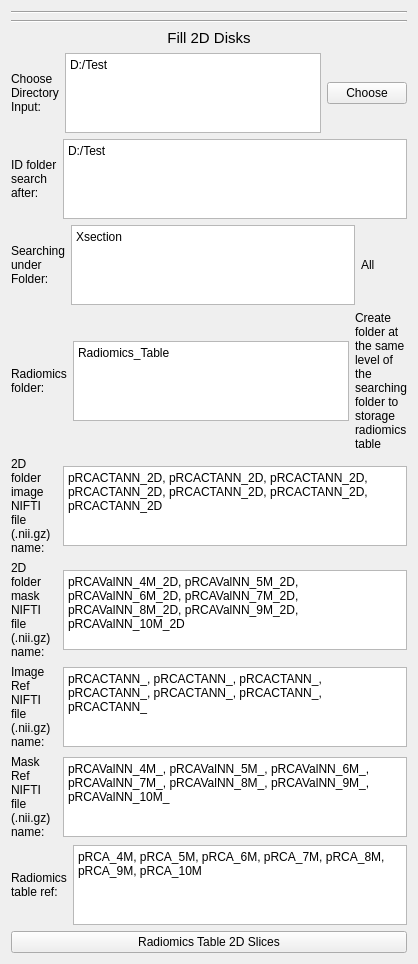
          <widget class="QWidget" name="tab_3">
           <attribute name="title">
            <string>Generate Rdiomics Table</string>
           </attribute>
           <layout class="QVBoxLayout" name="verticalLayout_4">
            <item>
             <layout class="QVBoxLayout" name="verticalLayout_LC_88">
              <item>
               <widget class="Line" name="line_E2S_5">
                <property name="orientation">
                 <enum>Qt::Horizontal</enum>
                </property>
               </widget>
              </item>
              <item>
               <widget class="Line" name="line_E2S_6">
                <property name="orientation">
                 <enum>Qt::Horizontal</enum>
                </property>
               </widget>
              </item>
              <item>
               <widget class="QLabel" name="label_963">
                <property name="font">
                 <font>
                  <family>Arial</family>
                  <pointsize>11</pointsize>
                  <weight>50</weight>
                  <bold>false</bold>
                 </font>
                </property>
                <property name="text">
                 <string>Fill 2D Disks</string>
                </property>
                <property name="alignment">
                 <set>Qt::AlignCenter</set>
                </property>
               </widget>
              </item>
              <item>
               <layout class="QHBoxLayout" name="horizontalLayout_FM1_102">
                <item>
                 <widget class="QLabel" name="label_964">
                  <property name="sizePolicy">
                   <sizepolicy hsizetype="Preferred" vsizetype="Preferred">
                    <horstretch>0</horstretch>
                    <verstretch>0</verstretch>
                   </sizepolicy>
                  </property>
                  <property name="minimumSize">
                   <size>
                    <width>46</width>
                    <height>0</height>
                   </size>
                  </property>
                  <property name="maximumSize">
                   <size>
                    <width>16777215</width>
                    <height>16777215</height>
                   </size>
                  </property>
                  <property name="text">
                   <string>Choose Directory Input:</string>
                  </property>
                  <property name="wordWrap">
                   <bool>true</bool>
                  </property>
                 </widget>
                </item>
                <item>
                 <widget class="QPlainTextEdit" name="loadDirPathRTTxt_E2SJZ">
                  <property name="enabled">
                   <bool>true</bool>
                  </property>
                  <property name="sizePolicy">
                   <sizepolicy hsizetype="Expanding" vsizetype="Expanding">
                    <horstretch>0</horstretch>
                    <verstretch>60</verstretch>
                   </sizepolicy>
                  </property>
                  <property name="minimumSize">
                   <size>
                    <width>0</width>
                    <height>0</height>
                   </size>
                  </property>
                  <property name="maximumSize">
                   <size>
                    <width>16777215</width>
                    <height>80</height>
                   </size>
                  </property>
                  <property name="baseSize">
                   <size>
                    <width>0</width>
                    <height>0</height>
                   </size>
                  </property>
                  <property name="plainText">
                   <string>D:/Test</string>
                  </property>
                 </widget>
                </item>
                <item>
                 <widget class="QPushButton" name="DirPathRTBtn_E2SJZ">
                  <property name="sizePolicy">
                   <sizepolicy hsizetype="Fixed" vsizetype="Fixed">
                    <horstretch>0</horstretch>
                    <verstretch>0</verstretch>
                   </sizepolicy>
                  </property>
                  <property name="text">
                   <string>Choose</string>
                  </property>
                 </widget>
                </item>
               </layout>
              </item>
              <item>
               <layout class="QHBoxLayout" name="horizontalLayout_118">
                <item>
                 <widget class="QLabel" name="label_421">
                  <property name="sizePolicy">
                   <sizepolicy hsizetype="Preferred" vsizetype="Preferred">
                    <horstretch>0</horstretch>
                    <verstretch>0</verstretch>
                   </sizepolicy>
                  </property>
                  <property name="minimumSize">
                   <size>
                    <width>46</width>
                    <height>0</height>
                   </size>
                  </property>
                  <property name="maximumSize">
                   <size>
                    <width>16777215</width>
                    <height>16777215</height>
                   </size>
                  </property>
                  <property name="text">
                   <string>ID folder search after:</string>
                  </property>
                  <property name="wordWrap">
                   <bool>true</bool>
                  </property>
                 </widget>
                </item>
                <item>
                 <widget class="QPlainTextEdit" name="IDstrRTTxt_E2SJZ">
                  <property name="enabled">
                   <bool>true</bool>
                  </property>
                  <property name="sizePolicy">
                   <sizepolicy hsizetype="Expanding" vsizetype="Expanding">
                    <horstretch>0</horstretch>
                    <verstretch>60</verstretch>
                   </sizepolicy>
                  </property>
                  <property name="minimumSize">
                   <size>
                    <width>0</width>
                    <height>0</height>
                   </size>
                  </property>
                  <property name="maximumSize">
                   <size>
                    <width>16777215</width>
                    <height>80</height>
                   </size>
                  </property>
                  <property name="baseSize">
                   <size>
                    <width>0</width>
                    <height>0</height>
                   </size>
                  </property>
                  <property name="plainText">
                   <string>D:/Test</string>
                  </property>
                 </widget>
                </item>
               </layout>
              </item>
              <item>
               <layout class="QHBoxLayout" name="horizontalLayout_FM1_103">
                <item>
                 <widget class="QLabel" name="label_965">
                  <property name="sizePolicy">
                   <sizepolicy hsizetype="Preferred" vsizetype="Preferred">
                    <horstretch>0</horstretch>
                    <verstretch>0</verstretch>
                   </sizepolicy>
                  </property>
                  <property name="minimumSize">
                   <size>
                    <width>46</width>
                    <height>0</height>
                   </size>
                  </property>
                  <property name="maximumSize">
                   <size>
                    <width>16777215</width>
                    <height>16777215</height>
                   </size>
                  </property>
                  <property name="text">
                   <string>Searching under Folder:</string>
                  </property>
                  <property name="wordWrap">
                   <bool>true</bool>
                  </property>
                 </widget>
                </item>
                <item>
                 <widget class="QPlainTextEdit" name="searchFolderStrsRTTxt_E2SJZ">
                  <property name="enabled">
                   <bool>true</bool>
                  </property>
                  <property name="sizePolicy">
                   <sizepolicy hsizetype="Expanding" vsizetype="Expanding">
                    <horstretch>0</horstretch>
                    <verstretch>60</verstretch>
                   </sizepolicy>
                  </property>
                  <property name="minimumSize">
                   <size>
                    <width>0</width>
                    <height>0</height>
                   </size>
                  </property>
                  <property name="maximumSize">
                   <size>
                    <width>16777215</width>
                    <height>80</height>
                   </size>
                  </property>
                  <property name="baseSize">
                   <size>
                    <width>0</width>
                    <height>0</height>
                   </size>
                  </property>
                  <property name="plainText">
                   <string>Xsection</string>
                  </property>
                 </widget>
                </item>
                <item>
                 <widget class="QLabel" name="label_423">
                  <property name="sizePolicy">
                   <sizepolicy hsizetype="Preferred" vsizetype="Preferred">
                    <horstretch>0</horstretch>
                    <verstretch>0</verstretch>
                   </sizepolicy>
                  </property>
                  <property name="minimumSize">
                   <size>
                    <width>46</width>
                    <height>0</height>
                   </size>
                  </property>
                  <property name="maximumSize">
                   <size>
                    <width>16777215</width>
                    <height>16777215</height>
                   </size>
                  </property>
                  <property name="text">
                   <string>All </string>
                  </property>
                  <property name="wordWrap">
                   <bool>true</bool>
                  </property>
                 </widget>
                </item>
               </layout>
              </item>
              <item>
               <layout class="QHBoxLayout" name="horizontalLayout_117">
                <item>
                 <widget class="QLabel" name="label_419">
                  <property name="sizePolicy">
                   <sizepolicy hsizetype="Preferred" vsizetype="Preferred">
                    <horstretch>0</horstretch>
                    <verstretch>0</verstretch>
                   </sizepolicy>
                  </property>
                  <property name="minimumSize">
                   <size>
                    <width>46</width>
                    <height>0</height>
                   </size>
                  </property>
                  <property name="maximumSize">
                   <size>
                    <width>16777215</width>
                    <height>16777215</height>
                   </size>
                  </property>
                  <property name="text">
                   <string>Radiomics folder:</string>
                  </property>
                  <property name="wordWrap">
                   <bool>true</bool>
                  </property>
                 </widget>
                </item>
                <item>
                 <widget class="QPlainTextEdit" name="radiomicsFolderStrRTTxt_E2SJZ">
                  <property name="enabled">
                   <bool>true</bool>
                  </property>
                  <property name="sizePolicy">
                   <sizepolicy hsizetype="Expanding" vsizetype="Expanding">
                    <horstretch>0</horstretch>
                    <verstretch>60</verstretch>
                   </sizepolicy>
                  </property>
                  <property name="minimumSize">
                   <size>
                    <width>0</width>
                    <height>0</height>
                   </size>
                  </property>
                  <property name="maximumSize">
                   <size>
                    <width>16777215</width>
                    <height>80</height>
                   </size>
                  </property>
                  <property name="baseSize">
                   <size>
                    <width>0</width>
                    <height>0</height>
                   </size>
                  </property>
                  <property name="plainText">
                   <string>Radiomics_Table</string>
                  </property>
                 </widget>
                </item>
                <item>
                 <widget class="QLabel" name="label_420">
                  <property name="sizePolicy">
                   <sizepolicy hsizetype="Preferred" vsizetype="Preferred">
                    <horstretch>0</horstretch>
                    <verstretch>0</verstretch>
                   </sizepolicy>
                  </property>
                  <property name="minimumSize">
                   <size>
                    <width>46</width>
                    <height>0</height>
                   </size>
                  </property>
                  <property name="maximumSize">
                   <size>
                    <width>16777215</width>
                    <height>16777215</height>
                   </size>
                  </property>
                  <property name="text">
                   <string>Create folder at the same level of the searching folder to storage radiomics table</string>
                  </property>
                  <property name="wordWrap">
                   <bool>true</bool>
                  </property>
                 </widget>
                </item>
               </layout>
              </item>
              <item>
               <layout class="QHBoxLayout" name="horizontalLayout_FM1_104">
                <item>
                 <widget class="QLabel" name="label_966">
                  <property name="sizePolicy">
                   <sizepolicy hsizetype="Preferred" vsizetype="Preferred">
                    <horstretch>0</horstretch>
                    <verstretch>0</verstretch>
                   </sizepolicy>
                  </property>
                  <property name="minimumSize">
                   <size>
                    <width>46</width>
                    <height>0</height>
                   </size>
                  </property>
                  <property name="maximumSize">
                   <size>
                    <width>16777215</width>
                    <height>16777215</height>
                   </size>
                  </property>
                  <property name="text">
                   <string>2D folder image NIFTI file (.nii.gz) name:</string>
                  </property>
                  <property name="wordWrap">
                   <bool>true</bool>
                  </property>
                 </widget>
                </item>
                <item>
                 <widget class="QPlainTextEdit" name="searchFolderReImgStrsRTTxt_E2SJZ">
                  <property name="enabled">
                   <bool>true</bool>
                  </property>
                  <property name="sizePolicy">
                   <sizepolicy hsizetype="Expanding" vsizetype="Expanding">
                    <horstretch>0</horstretch>
                    <verstretch>60</verstretch>
                   </sizepolicy>
                  </property>
                  <property name="minimumSize">
                   <size>
                    <width>0</width>
                    <height>0</height>
                   </size>
                  </property>
                  <property name="maximumSize">
                   <size>
                    <width>16777215</width>
                    <height>80</height>
                   </size>
                  </property>
                  <property name="baseSize">
                   <size>
                    <width>0</width>
                    <height>0</height>
                   </size>
                  </property>
                  <property name="plainText">
                   <string>pRCACTANN_2D, pRCACTANN_2D, pRCACTANN_2D, pRCACTANN_2D, pRCACTANN_2D, pRCACTANN_2D, pRCACTANN_2D</string>
                  </property>
                 </widget>
                </item>
               </layout>
              </item>
              <item>
               <layout class="QHBoxLayout" name="horizontalLayout_FM1_105">
                <item>
                 <widget class="QLabel" name="label_967">
                  <property name="sizePolicy">
                   <sizepolicy hsizetype="Preferred" vsizetype="Preferred">
                    <horstretch>0</horstretch>
                    <verstretch>0</verstretch>
                   </sizepolicy>
                  </property>
                  <property name="minimumSize">
                   <size>
                    <width>46</width>
                    <height>0</height>
                   </size>
                  </property>
                  <property name="maximumSize">
                   <size>
                    <width>16777215</width>
                    <height>16777215</height>
                   </size>
                  </property>
                  <property name="text">
                   <string>2D folder mask NIFTI file (.nii.gz) name:</string>
                  </property>
                  <property name="wordWrap">
                   <bool>true</bool>
                  </property>
                 </widget>
                </item>
                <item>
                 <widget class="QPlainTextEdit" name="searchFolderReMskStrsRTTxt_E2SJZ">
                  <property name="enabled">
                   <bool>true</bool>
                  </property>
                  <property name="sizePolicy">
                   <sizepolicy hsizetype="Expanding" vsizetype="Expanding">
                    <horstretch>0</horstretch>
                    <verstretch>60</verstretch>
                   </sizepolicy>
                  </property>
                  <property name="minimumSize">
                   <size>
                    <width>0</width>
                    <height>0</height>
                   </size>
                  </property>
                  <property name="maximumSize">
                   <size>
                    <width>16777215</width>
                    <height>80</height>
                   </size>
                  </property>
                  <property name="baseSize">
                   <size>
                    <width>0</width>
                    <height>0</height>
                   </size>
                  </property>
                  <property name="plainText">
                   <string>pRCAValNN_4M_2D, pRCAValNN_5M_2D, pRCAValNN_6M_2D, pRCAValNN_7M_2D, pRCAValNN_8M_2D, pRCAValNN_9M_2D, pRCAValNN_10M_2D</string>
                  </property>
                 </widget>
                </item>
               </layout>
              </item>
              <item>
               <layout class="QHBoxLayout" name="horizontalLayout_FM1_106">
                <item>
                 <widget class="QLabel" name="label_968">
                  <property name="sizePolicy">
                   <sizepolicy hsizetype="Preferred" vsizetype="Preferred">
                    <horstretch>0</horstretch>
                    <verstretch>0</verstretch>
                   </sizepolicy>
                  </property>
                  <property name="minimumSize">
                   <size>
                    <width>46</width>
                    <height>0</height>
                   </size>
                  </property>
                  <property name="maximumSize">
                   <size>
                    <width>16777215</width>
                    <height>16777215</height>
                   </size>
                  </property>
                  <property name="text">
                   <string>Image Ref NIFTI file (.nii.gz) name:</string>
                  </property>
                  <property name="wordWrap">
                   <bool>true</bool>
                  </property>
                 </widget>
                </item>
                <item>
                 <widget class="QPlainTextEdit" name="searchFileReImgStrsRTTxt_E2SJZ">
                  <property name="enabled">
                   <bool>true</bool>
                  </property>
                  <property name="sizePolicy">
                   <sizepolicy hsizetype="Expanding" vsizetype="Expanding">
                    <horstretch>0</horstretch>
                    <verstretch>60</verstretch>
                   </sizepolicy>
                  </property>
                  <property name="minimumSize">
                   <size>
                    <width>0</width>
                    <height>0</height>
                   </size>
                  </property>
                  <property name="maximumSize">
                   <size>
                    <width>16777215</width>
                    <height>80</height>
                   </size>
                  </property>
                  <property name="baseSize">
                   <size>
                    <width>0</width>
                    <height>0</height>
                   </size>
                  </property>
                  <property name="plainText">
                   <string>pRCACTANN_, pRCACTANN_, pRCACTANN_, pRCACTANN_, pRCACTANN_, pRCACTANN_, pRCACTANN_</string>
                  </property>
                 </widget>
                </item>
               </layout>
              </item>
              <item>
               <layout class="QHBoxLayout" name="horizontalLayout_FM1_107">
                <item>
                 <widget class="QLabel" name="label_969">
                  <property name="sizePolicy">
                   <sizepolicy hsizetype="Preferred" vsizetype="Preferred">
                    <horstretch>0</horstretch>
                    <verstretch>0</verstretch>
                   </sizepolicy>
                  </property>
                  <property name="minimumSize">
                   <size>
                    <width>46</width>
                    <height>0</height>
                   </size>
                  </property>
                  <property name="maximumSize">
                   <size>
                    <width>16777215</width>
                    <height>16777215</height>
                   </size>
                  </property>
                  <property name="text">
                   <string>Mask Ref NIFTI file (.nii.gz) name:</string>
                  </property>
                  <property name="wordWrap">
                   <bool>true</bool>
                  </property>
                 </widget>
                </item>
                <item>
                 <widget class="QPlainTextEdit" name="searchFileReMskStrsRTTxt_E2SJZ">
                  <property name="enabled">
                   <bool>true</bool>
                  </property>
                  <property name="sizePolicy">
                   <sizepolicy hsizetype="Expanding" vsizetype="Expanding">
                    <horstretch>0</horstretch>
                    <verstretch>60</verstretch>
                   </sizepolicy>
                  </property>
                  <property name="minimumSize">
                   <size>
                    <width>0</width>
                    <height>0</height>
                   </size>
                  </property>
                  <property name="maximumSize">
                   <size>
                    <width>16777215</width>
                    <height>80</height>
                   </size>
                  </property>
                  <property name="baseSize">
                   <size>
                    <width>0</width>
                    <height>0</height>
                   </size>
                  </property>
                  <property name="plainText">
                   <string>pRCAValNN_4M_, pRCAValNN_5M_, pRCAValNN_6M_, pRCAValNN_7M_, pRCAValNN_8M_, pRCAValNN_9M_, pRCAValNN_10M_</string>
                  </property>
                 </widget>
                </item>
               </layout>
              </item>
              <item>
               <layout class="QHBoxLayout" name="horizontalLayout_FM1_108">
                <item>
                 <widget class="QLabel" name="label_970">
                  <property name="sizePolicy">
                   <sizepolicy hsizetype="Preferred" vsizetype="Preferred">
                    <horstretch>0</horstretch>
                    <verstretch>0</verstretch>
                   </sizepolicy>
                  </property>
                  <property name="minimumSize">
                   <size>
                    <width>46</width>
                    <height>0</height>
                   </size>
                  </property>
                  <property name="maximumSize">
                   <size>
                    <width>16777215</width>
                    <height>16777215</height>
                   </size>
                  </property>
                  <property name="text">
                   <string>Radiomics table ref:</string>
                  </property>
                  <property name="wordWrap">
                   <bool>true</bool>
                  </property>
                 </widget>
                </item>
                <item>
                 <widget class="QPlainTextEdit" name="RadiomicsTableStrsRTTxt_E2SJZ">
                  <property name="enabled">
                   <bool>true</bool>
                  </property>
                  <property name="sizePolicy">
                   <sizepolicy hsizetype="Expanding" vsizetype="Expanding">
                    <horstretch>0</horstretch>
                    <verstretch>60</verstretch>
                   </sizepolicy>
                  </property>
                  <property name="minimumSize">
                   <size>
                    <width>0</width>
                    <height>0</height>
                   </size>
                  </property>
                  <property name="maximumSize">
                   <size>
                    <width>16777215</width>
                    <height>80</height>
                   </size>
                  </property>
                  <property name="baseSize">
                   <size>
                    <width>0</width>
                    <height>0</height>
                   </size>
                  </property>
                  <property name="plainText">
                   <string>pRCA_4M, pRCA_5M, pRCA_6M, pRCA_7M, pRCA_8M, pRCA_9M, pRCA_10M</string>
                  </property>
                 </widget>
                </item>
               </layout>
              </item>
              <item>
               <widget class="QPushButton" name="RadiomicsTableBtn_E2SJZ">
                <property name="text">
                 <string>Radiomics Table 2D Slices</string>
                </property>
               </widget>
              </item>
             </layout>
            </item>
           </layout>
          </widget>
